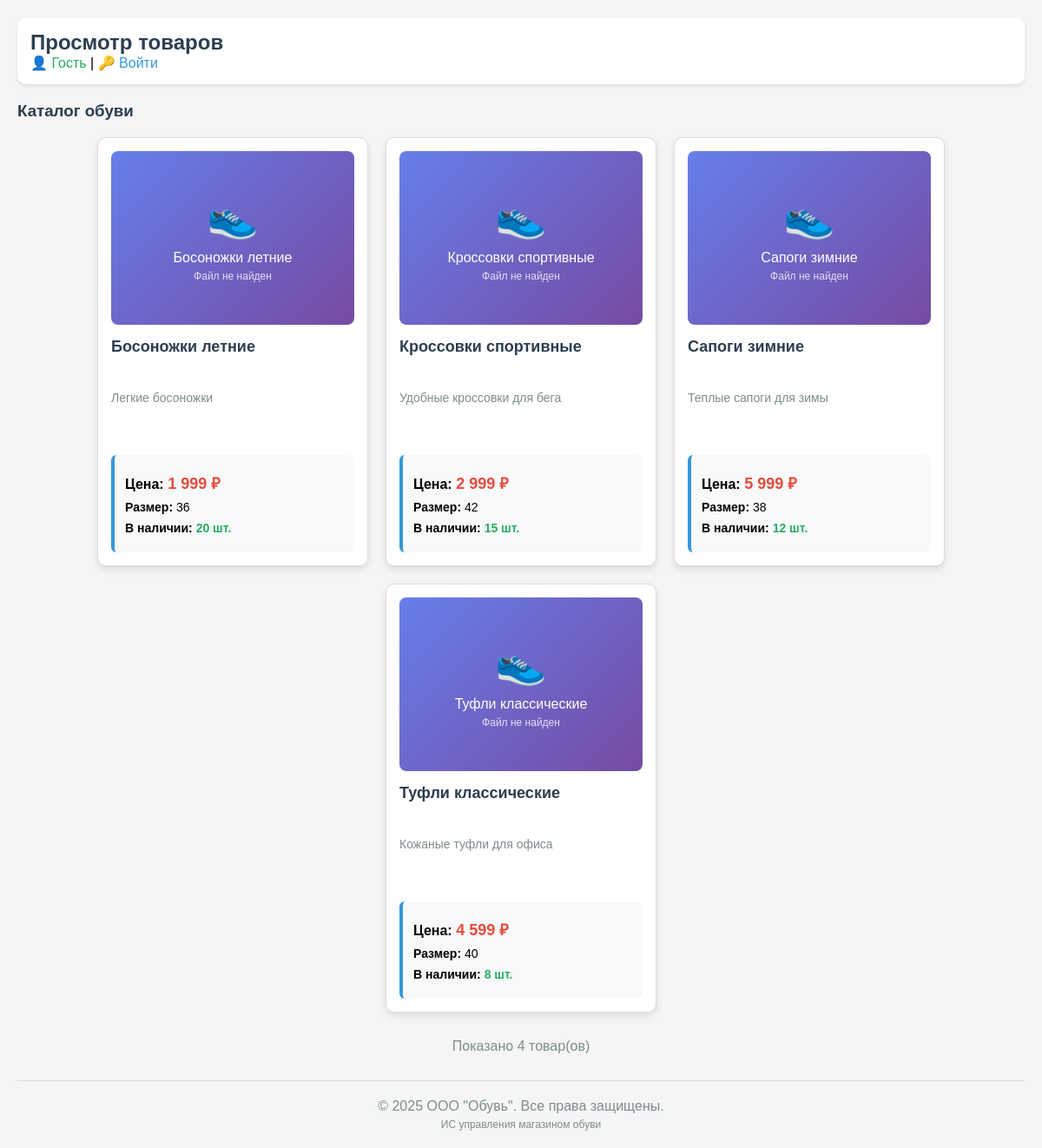
Page /obuv_shop/products.php?guest=true on the committed database.
### tables this page shows
CREATE TABLE `products` (
  `id` int(11) NOT NULL,
  `name` varchar(255) NOT NULL,
  `description` text,
  `price` decimal(10,2) NOT NULL,
  `size` int(11) DEFAULT NULL,
  `quantity` int(11) DEFAULT '0',
  `image_path` varchar(255) DEFAULT NULL
);

### obuv_shop/products.php (the view, shortened to what this page needs)
<?php
include 'config.php';
$is_guest = isset($_GET['guest']) && $_GET['guest'] == 'true';
$user_role = $is_guest ? 'guest' : ($_SESSION['role'] ?? 'guest');
?>
<!DOCTYPE html>
<html lang="ru">
<head>
</head>
<body>
    <div class="nav">
        <?php if ($is_guest || $user_role == 'client'): ?>
            <h2 style="color: #2c3e50; margin: 0;">Просмотр товаров</h2>
        <?php elseif ($user_role == 'manager'): ?>
            <h2 style="color: #2c3e50; margin: 0;">Панель менеджера</h2>
            <a href="orders.php" style="color: #3498db; text-decoration: none;">📋 Просмотр заказов</a> |
        <?php elseif ($user_role == 'admin'): ?>
            <h2 style="color: #2c3e50; margin: 0;">Панель администратора</h2>
            <a href="admin_products.php" style="color: #3498db; text-decoration: none;">🛍️ Управление товарами</a> |
            <a href="admin_orders.php" style="color: #3498db; text-decoration: none;">📦 Управление заказами</a> |
        <?php endif; ?>
        <a href="products.php?guest=true" style="color: #27ae60; text-decoration: none;">👤 Гость</a> |
        <?php if (!$is_guest): ?>
            <a href="logout.php" style="color: #e74c3c; text-decoration: none;">🚪 Выйти (<?= $_SESSION['login'] ?>)</a>
        <?php else: ?>
            <a href="login.php" style="color: #3498db; text-decoration: none;">🔑 Войти</a>
        <?php endif; ?>
    </div>
    <h3 style="color: #2c3e50;">Каталог обуви</h3>
    <?php
    $sql = "SELECT * FROM products WHERE 1=1";
    $params = [];
    if ($user_role == 'manager' || $user_role == 'admin') {
        $sort = $_GET['sort'] ?? 'name_asc';
        switch ($sort) {
            case 'name_desc': $sql .= " ORDER BY name DESC"; break;
            case 'price_asc': $sql .= " ORDER BY price ASC"; break;
            case 'price_desc': $sql .= " ORDER BY price DESC"; break;
            default: $sql .= " ORDER BY name ASC"; break;
        }
    } else {
        $sql .= " ORDER BY name ASC";
    }
    $stmt = $pdo->prepare($sql);
    $stmt->execute($params);
    $products = $stmt->fetchAll();
    ?>
    <div style="display: flex; flex-wrap: wrap; gap: 20px; justify-content: center;">
        <?php if (empty($products)): ?>
            <div style="text-align: center; padding: 40px; color: #7f8c8d;">
                <h3>Товары не найдены</h3>
                <p>Попробуйте изменить параметры поиска</p>
            </div>
        <?php else: ?>
            <?php foreach ($products as $product): ?>
            <div class="product" style="border: 1px solid #ddd; border-radius: 10px; padding: 15px; width: 280px; background: white; box-shadow: 0 4px 8px rgba(0,0,0,0.1); transition: transform 0.2s;">
                <div class="product-image" style="margin-bottom: 15px; text-align: center;">
                    <?php
                    $image_path = $product['image_path'];
                    ?>
                    <?php if (!empty($image_path) && file_exists($_SERVER['DOCUMENT_ROOT'] . '/' . ltrim($image_path, '/'))): ?>
                        <img src="<?= $image_path ?>"
                             alt="<?= htmlspecialchars($product['name']) ?>"
                             style="width: 100%; height: 200px; object-fit: cover; border-radius: 8px; border: 1px solid #eee;">
                    <?php else: ?>
                        <div style="width: 100%; height: 200px; background: linear-gradient(135deg, #667eea 0%, #764ba2 100%); border-radius: 8px; display: flex; flex-direction: column; align-items: center; justify-content: center; color: white; font-size: 16px;">
                            <div style="font-size: 48px; margin-bottom: 10px;">👟</div>
                            <div><?= htmlspecialchars($product['name']) ?></div>
                            <div style="font-size: 12px; margin-top: 5px; opacity: 0.8;">
                                <?= $image_path ? 'Файл не найден' : 'Нет изображения' ?>
                            </div>
                        </div>
                    <?php endif; ?>
                </div>
                <h4 style="margin: 0 0 10px 0; color: #2c3e50; font-size: 18px; min-height: 50px;"><?= htmlspecialchars($product['name']) ?></h4>
                <p style="color: #7f8c8d; font-size: 14px; margin: 0 0 15px 0; line-height: 1.4; min-height: 60px;"><?= htmlspecialchars($product['description']) ?></p>
                <div style="background: #f8f9fa; padding: 12px; border-radius: 6px; border-left: 4px solid #3498db;">
                    <p style="margin: 8px 0; font-size: 16px;">
                        <strong>Цена:</strong>
                        <span style="color: #e74c3c; font-weight: bold; font-size: 18px;"><?= number_format($product['price'], 0, '', ' ') ?> ₽</span>
                    </p>
                    <p style="margin: 8px 0; font-size: 14px;"><strong>Размер:</strong> <?= $product['size'] ?></p>
                    <p style="margin: 8px 0; font-size: 14px;">
                        <strong>В наличии:</strong>
                        <span style="color: <?= $product['quantity'] > 0 ? '#27ae60' : '#e74c3c' ?>; font-weight: bold;">
                            <?= $product['quantity'] ?> шт.
                        </span>
                    </p>
                </div>
            </div>
            <?php endforeach; ?>
        <?php endif; ?>
    </div>
    <?php if (!empty($products)): ?>
    <div style="text-align: center; margin-top: 30px; color: #7f8c8d;">
        <p>Показано <?= count($products) ?> товар(ов)</p>
    </div>
    <?php endif; ?>
    <div style="text-align: center; margin-top: 30px; padding-top: 20px; border-top: 1px solid #ddd;">
        <p style="margin: 0; color: #7f8c8d;">&copy; 2025 ООО "Обувь". Все права защищены.</p>
        <p style="margin: 5px 0 0 0; color: #7f8c8d; font-size: 12px;">ИС управления магазином обуви</p>
    </div>
</body>
</html>

### obuv_shop/products.php (style rules this page uses)
body { font-family: Arial, sans-serif; max-width: 1200px; margin: 0 auto; padding: 20px; background-color: #f5f5f5; }
.nav { margin-bottom: 20px; padding: 15px; background: #ffffff; border-radius: 10px; box-shadow: 0 2px 4px rgba(0,0,0,0.1); }

### rows in the picture
products: name "Босоножки летние", shows "Файл не найден", description "Легкие босоножки", price "1 999", size "36", quantity "20"
products: name "Кроссовки спортивные", shows "Файл не найден", description "Удобные кроссовки для бега", price "2 999", size "42", quantity "15"
products: name "Сапоги зимние", image_path "Файл не найден", description "Теплые сапоги для зимы", price "5 999", size "38", quantity "12"
products: name "Туфли классические", image_path "Файл не найден", description "Кожаные туфли для офиса", price "4 599", size "40", quantity "8"

### other values in the picture
count($products) "4"
